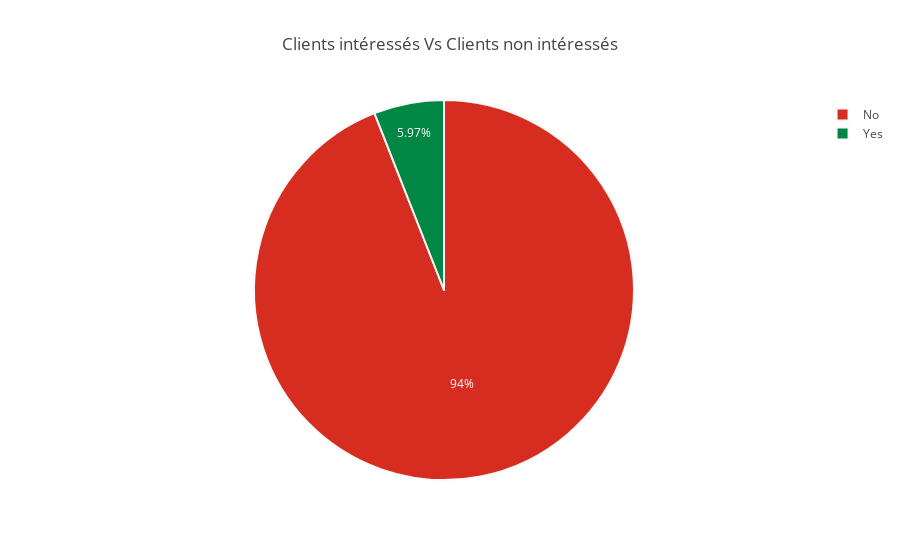

This figure's notebook cell:
### Markdown cell above
### Exploration des données:

### Code cell
labels = ['Yes','No']
values = [len(df[df.CLASS == 'Yes']),len(df[df.CLASS == 'No'])]
colors = ['#008744','#d62d20']
trace = go.Pie(labels=labels, values=values,
               hoverinfo='label+percent', textinfo='percent', 
               marker=dict(colors=colors,line=dict(color='#f9f9f9', width=2)),
              )
layout = go.Layout(
    title='Clients intéressés Vs Clients non intéressés'
)
fig = go.Figure(data=[trace], layout=layout)
iplot(fig)

### Figure 1 — Plotly figure (JSON) as saved in the notebook; plotly's stock layout.template omitted (floating-point values rounded to 4 significant figures)
{"data": [{"hoverinfo": "label+percent", "labels": ["Yes", "No"], "marker": {"colors": ["#008744", "#d62d20"], "line": {"color": "#f9f9f9", "width": 2}}, "textinfo": "percent", "type": "pie", "values": [586, 9236]}], "layout": {"title": "Clients intéressés Vs Clients non intéressés"}}
